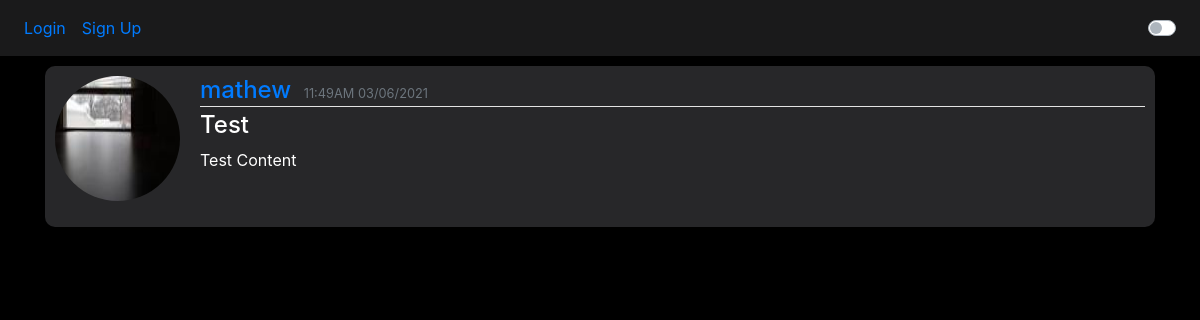
/post/1, run on the app's committed database.
### website/models.py (models this page shows)
class User(db.Model, UserMixin):
    id = db.Column(db.Integer, primary_key=True)
    username = db.Column(db.String(20), unique=True)
    email = db.Column(db.String(150), unique=True)
    image_file = db.Column(db.String(20), default='default.jpg')
    password = db.Column(db.String(150))
    first_name = db.Column(db.String(150))
    notes = db.relationship('Note')
    posts = db.relationship('Post', backref='author')

class Post(db.Model):
    id = db.Column(db.Integer, primary_key=True)
    title = db.Column(db.String(100))
    date = db.Column(db.DateTime, default=datetime.now())
    content = db.Column(db.Text)
    user_id = db.Column(db.Integer, db.ForeignKey('user.id'))

### website/views.py (the view)
@views.route("/post/<int:post_id>")
def post(post_id):
    post = Post.query.get_or_404(post_id)
    return render_template('post.html', title=post.title, post=post, user=current_user)

### website/templates/post.html (shortened to what this page needs)
{% extends "base.html" %}
{% block content %}
  <article class="content-background media content-section">
    <img class="rounded-circle account-img" src="{{ url_for('static', filename='images/' + post.author.image_file) }}">
    <div class="media-body overflow">
      <div class="title-underline">
        <h4 style="display: inline;"><a class="mr-2" href="{{ url_for('views.user_posts', username=post.author.username) }}">{{ post.author.username }}</a></h4>
        <small class="text-muted">{{ post.date.strftime('%I:%M%p %m/%d/%Y') }}</small>
      </div>
      <h4 class="post-title">{{ post.title }}</h4>
      <p>{{ post.content }}</p>
    </div>
  </article>
{% endblock content %}

### website/static/main.css (style rules this page uses)
body { background-color: black; color: white; }
.account-img { height: 125px; width: 125px; margin-right: 20px; margin-bottom: 16px; }
.content-background { background-color: #272729; border-radius: 10px; padding: 10px; margin-bottom: 10px; }
.title-underline { padding-bottom: 1px; margin-bottom: 4px; border-bottom: 1px solid #e3e3e3 }
.post-title { color: white; }
.overflow { word-break: break-all; }

### data on the page
User: image_file (picture), author.username "mathew"
Post: date "11:49AM 03/06/2021", title "Test", content "Test Content"
